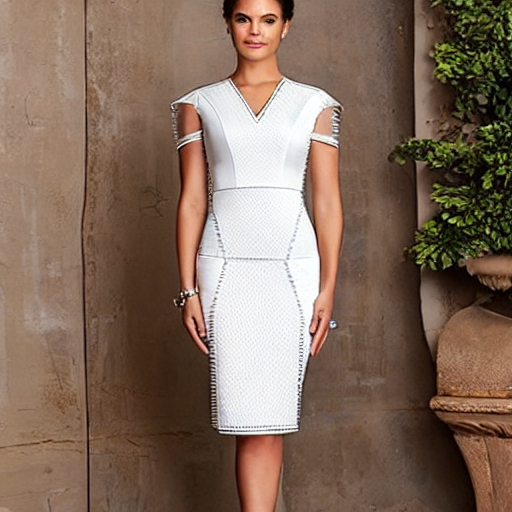
#> input picture outputs/base_shape.png, 512 x 512 px
$ python texture_warp.py
#> lines starting #> are read from the running program, lines starting #| are printed output that depends on the picture; after the words box and inside, x2 and y2 are one past the last pixel; in counts of white or black regions, pixels touching at a corner belong together
import cv2
import numpy as np


# =========================
# 1. 路径与参数
# =========================
MASK_PATH = "inputs/garment_mask_hybrid.png"
FABRIC_PATH = "inputs/fabrics/fabric_01.jpg"
BASE_PATH = "outputs/base_shape.png"
OUTPUT_PATH = "outputs/texture_warped.png"

# 纹样重复次数（越大格纹越小/越密）
repeat_x = 2.5
repeat_y = 2.5

# 明暗保留强度
shading_strength = 0.5


# =========================
# 2. 读取
# =========================
base = cv2.imread(BASE_PATH)
#> base is the input picture: shape (512, 512, 3); mean B, G, R 91.4, 107.3, 130.1
mask = cv2.imread(MASK_PATH, cv2.IMREAD_GRAYSCALE)
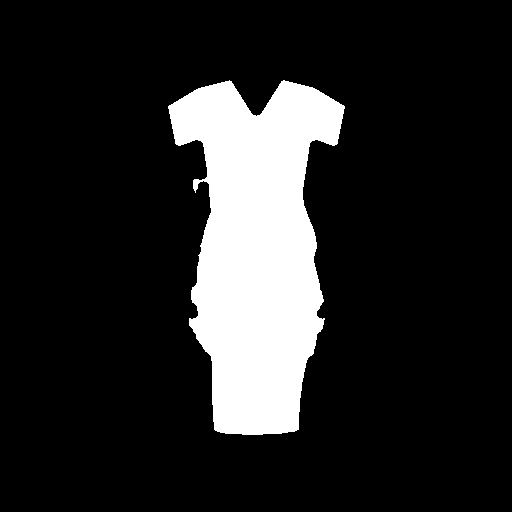
#> input picture inputs/garment_mask_hybrid.png, 512 x 512 px
#> mask: shape (512, 512); 15% white; 1 white region, box (x1, y1, x2, y2) and area: (168, 80, 345, 435) 39426
fabric = cv2.imread(FABRIC_PATH)
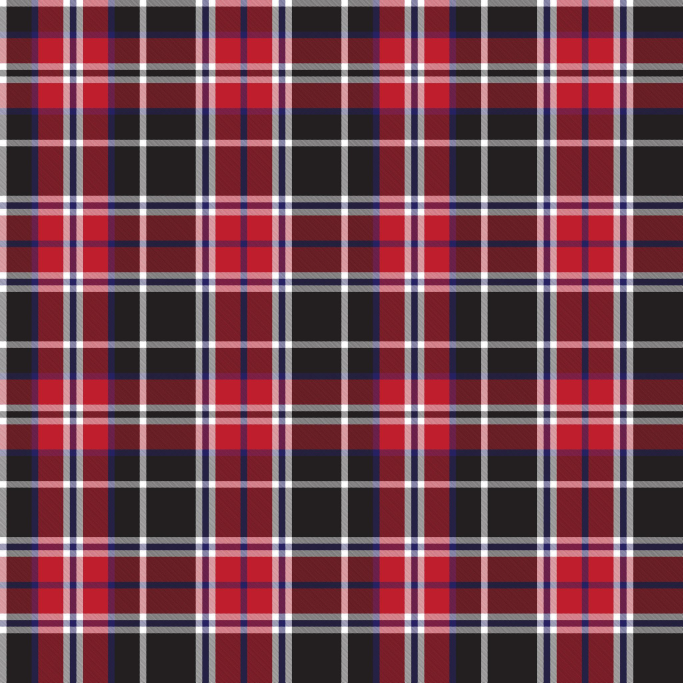
#> input picture inputs/fabrics/fabric_01.jpg, 2048 x 2048 px (shown at 1/3 size)
#> fabric is the input picture: shape (2048, 2048, 3); mean B, G, R 77.1, 65.4, 113.9

if base is None:
    raise FileNotFoundError(f"找不到: {BASE_PATH}")
if mask is None:
    raise FileNotFoundError(f"找不到: {MASK_PATH}")
if fabric is None:
    raise FileNotFoundError(f"找不到: {FABRIC_PATH}")

H, W = base.shape[:2]
#> H = 512; W = 512
mask = cv2.resize(mask, (W, H), interpolation=cv2.INTER_NEAREST)
_, mask = cv2.threshold(mask, 127, 255, cv2.THRESH_BINARY)
mask_bool = mask > 0


# =========================
# 3. 准备一块布料（按 repeat 缩放）
#    先把 fabric 缩放到 (tile_w, tile_h)，再后面逐行重映射
# =========================
fh, fw = fabric.shape[:2]
#> fh = 2048; fw = 2048
tile_w = max(8, int(fw / repeat_x))
#> tile_w = 819
tile_h = max(8, int(fh / repeat_y))
#> tile_h = 819
fabric_tile = cv2.resize(fabric, (tile_w, tile_h), interpolation=cv2.INTER_LINEAR)
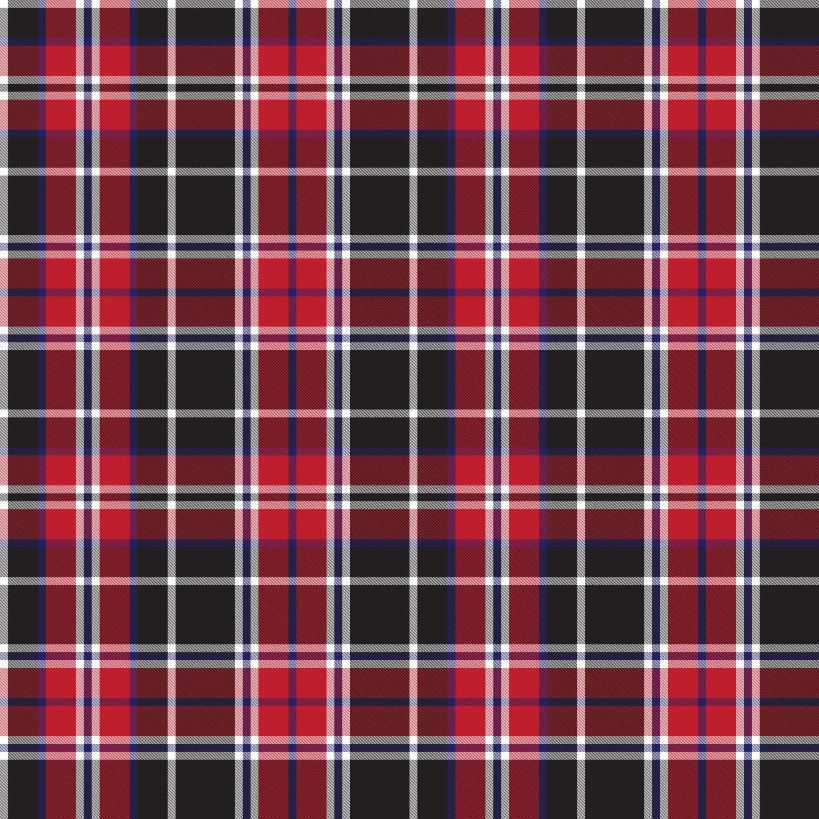
#> fabric_tile: shape (819, 819, 3); mean B, G, R 77, 65.2, 113.8


# =========================
# 4. 预计算 base 光影系数（所有行共用）
# =========================
base_gray = cv2.cvtColor(base, cv2.COLOR_BGR2GRAY).astype(np.float32)
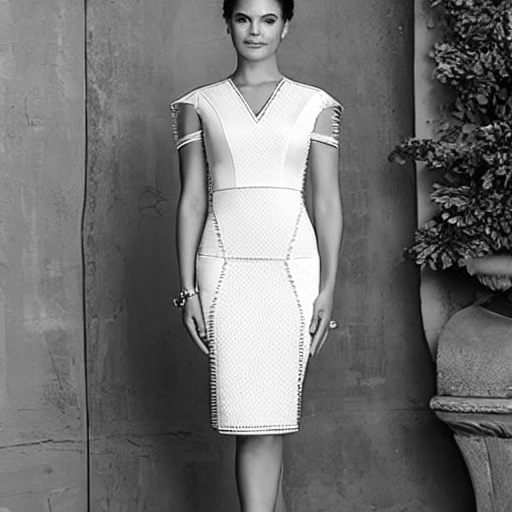
#> base_gray: shape (512, 512) float32; min 0, max 255, mean 112.3
garment_mean = base_gray[mask_bool].mean() if np.any(mask_bool) else 128.0
#> garment_mean = 220.2
shading = base_gray / (garment_mean + 1e-6)
shading = cv2.GaussianBlur(shading, (21, 21), 0)
shading = 1.0 + (shading - 1.0) * shading_strength
shading = np.clip(shading, 0.65, 1.35)
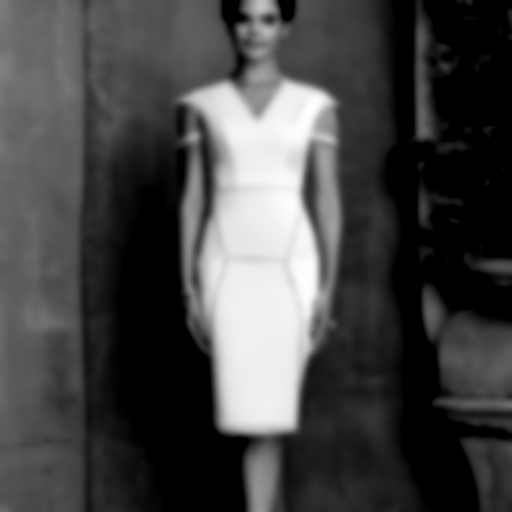
#> shading: shape (512, 512) float32; min 0.65, max 1.07, mean 0.765; drawn with min black and max white


# =========================
# 5. 逐行 Texture Warping
#    对每一横行：找衣服左/右边界，把 fabric_tile 整行重映射到该宽度
#    竖直方向也按衣服高度重复 repeat_y 次
# =========================
# 找到衣服的上下边界
ys, xs = np.where(mask_bool)
if len(ys) == 0:
    raise RuntimeError("mask 全黑，没有衣服区域")
top_y, bot_y = ys.min(), ys.max()
#> top_y = 80; bot_y = 434
garment_h = bot_y - top_y + 1
#> garment_h = 355

# --------------------------------
# 5.1 先收集每一行的 left/right
# --------------------------------
lefts = np.full(H, -1, dtype=np.int32)
#> lefts = 512 values from -1 to -1
rights = np.full(H, -1, dtype=np.int32)
#> rights = 512 values from -1 to -1
for y in range(top_y, bot_y + 1):
    row_x = np.where(mask_bool[y])[0]
    if len(row_x) == 0:
        continue
    lefts[y] = row_x.min()
    rights[y] = row_x.max()
#> this loop made 355 passes
#> row_x on pass 1: [229, 283, 284]
#> after the loop, lefts = 512 values, max 242 at index 434, min -1 at index 0, mean 138; rights = 512 values, max 344 at index 106, min -1 at index 0, mean 216.9

# --------------------------------
# 5.2 滑动平均平滑左右边界（window=15）
# --------------------------------
window = 15
half = window // 2


def smooth_boundaries(arr):
    smoothed = arr.copy()
#> smoothed has the same summary as lefts outside smooth_boundaries
    for y in range(top_y, bot_y + 1):
        y0 = max(top_y, y - half)
        y1 = min(bot_y, y + half)
        # 只取有效行（!=-1）
        valid = arr[y0:y1 + 1]
        valid = valid[valid != -1]
        if len(valid) > 0:
            smoothed[y] = int(np.mean(valid))
#> this loop made 355 passes
#> y0 on passes 6 to 8: 80, 80, 80
#> after the loop, smoothed = 512 values, max 220 at index 434, min -1 at index 0, mean 137.7
    return smoothed


lefts = smooth_boundaries(lefts)
#> lefts has the same summary as smoothed in smooth_boundaries
rights = smooth_boundaries(rights)
#> the loop in smooth_boundaries (call 2), `for y in range(top_y, bot_y + 1):` made 355 passes
#> rights = 512 values, max 342 at index 109, min -1 at index 0, mean 216.7

# --------------------------------
# 5.3 逐行 warp
# --------------------------------
warped = np.zeros_like(base)

for y in range(top_y, bot_y + 1):
    left = lefts[y]
    right = rights[y]
    if left < 0 or right < 0:
        continue
    row_w = right - left + 1
    if row_w < 2:
        continue

    # 竖直方向：当前行对应 fabric_tile 的哪个 y
    fabric_y = int(((y - top_y) / garment_h) * tile_h) % tile_h
    fabric_row = fabric_tile[fabric_y:fabric_y + 1, :, :]  # (1, tile_w, 3)

    # 横向：把 fabric_row 整行重映射到 row_w 宽度（这就是 warp 核心）
    warped_row = cv2.resize(fabric_row, (row_w, 1), interpolation=cv2.INTER_LINEAR)

    # 写入该行（仅左右边界之间）
    warped[y, left:right + 1, :] = warped_row[0]
#> this loop made 355 passes
#> (left, right, row_w, fabric_y) on passes 1 to 3: (215, 298, 84, 0), (213, 299, 87, 2), (211, 301, 91, 4)
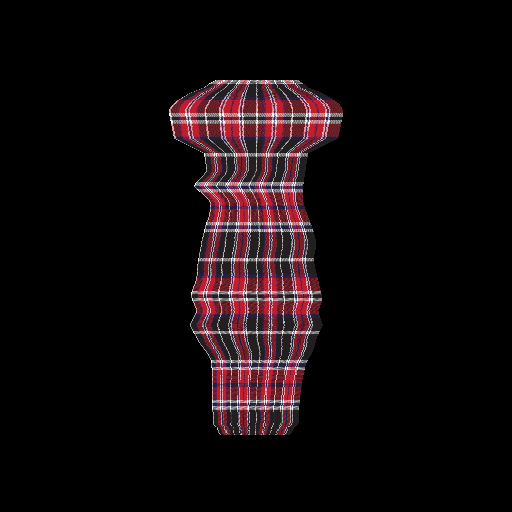
#> warped: shape (512, 512, 3); mean B, G, R 12, 10.1, 17.8


# =========================
# 6. 应用光影
# =========================
warped_shaded = np.clip(
    warped.astype(np.float32) * shading[:, :, None],
    0,
    255
).astype(np.uint8)


# =========================
# 7. 合成
# =========================
result = base.copy()
result[mask_bool] = warped_shaded[mask_bool]
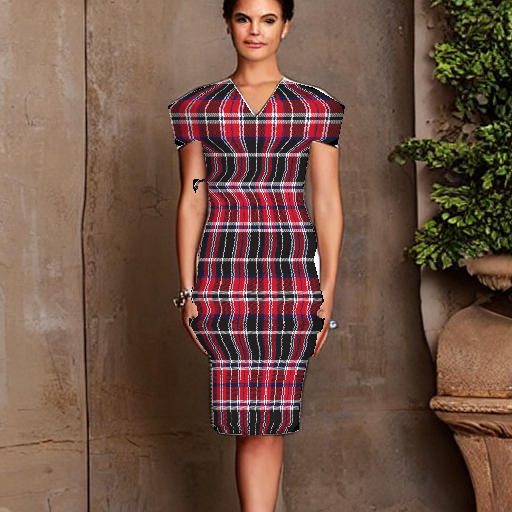
#> result: shape (512, 512, 3); 15.04% of pixels changed, all inside (x1, y1, x2, y2) = (168, 80, 345, 435)


# =========================
# 8. 保存
# =========================
cv2.imwrite(
    OUTPUT_PATH,
    result
)

print("Saved:", OUTPUT_PATH)
